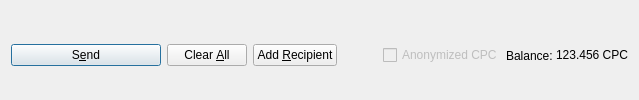
         <widget class="QFrame" name="frame_Send">
          <layout class="QHBoxLayout" name="horizontalLayout">
           <property name="bottomMargin">
            <number>0</number>
           </property>
           <item>
            <widget class="QPushButton" name="sendButton">
             <property name="minimumSize">
              <size>
               <width>150</width>
               <height>0</height>
              </size>
             </property>
             <property name="toolTip">
              <string>Confirm the send action</string>
             </property>
             <property name="text">
              <string>S&amp;end</string>
             </property>
             <property name="icon">
              <iconset resource="../commapluscoin.qrc">
               <normaloff>:/icons/send</normaloff>:/icons/send</iconset>
             </property>
             <property name="autoDefault">
              <bool>false</bool>
             </property>
             <property name="default">
              <bool>true</bool>
             </property>
            </widget>
           </item>
           <item>
            <widget class="QPushButton" name="clearButton">
             <property name="sizePolicy">
              <sizepolicy hsizetype="Minimum" vsizetype="Fixed">
               <horstretch>0</horstretch>
               <verstretch>0</verstretch>
              </sizepolicy>
             </property>
             <property name="toolTip">
              <string>Clear all fields of the form.</string>
             </property>
             <property name="text">
              <string>Clear &amp;All</string>
             </property>
             <property name="icon">
              <iconset resource="../commapluscoin.qrc">
               <normaloff>:/icons/remove</normaloff>:/icons/remove</iconset>
             </property>
             <property name="autoDefault">
              <bool>false</bool>
             </property>
            </widget>
           </item>
           <item>
            <widget class="QPushButton" name="addButton">
             <property name="toolTip">
              <string>Send to multiple recipients at once</string>
             </property>
             <property name="text">
              <string>Add &amp;Recipient</string>
             </property>
             <property name="icon">
              <iconset resource="../commapluscoin.qrc">
               <normaloff>:/icons/add</normaloff>:/icons/add</iconset>
             </property>
             <property name="autoDefault">
              <bool>false</bool>
             </property>
            </widget>
           </item>
           <item>
            <spacer name="horizontalSpacer">
             <property name="orientation">
              <enum>Qt::Horizontal</enum>
             </property>
             <property name="sizeHint" stdset="0">
              <size>
               <width>40</width>
               <height>20</height>
              </size>
             </property>
            </spacer>
           </item>
           <item>
            <layout class="QHBoxLayout" name="horizontalLayout_2">
             <property name="spacing">
              <number>3</number>
             </property>
             <item>
              <widget class="QCheckBox" name="checkzCPC">
               <property name="enabled">
                <bool>false</bool>
               </property>
               <property name="text">
                <string>Anonymized CPC</string>
               </property>
              </widget>
             </item>
             <item>
              <widget class="QLabel" name="label">
               <property name="text">
                <string>Balance:</string>
               </property>
              </widget>
             </item>
             <item>
              <widget class="QLabel" name="labelBalance">
               <property name="sizePolicy">
                <sizepolicy hsizetype="Preferred" vsizetype="Fixed">
                 <horstretch>0</horstretch>
                 <verstretch>0</verstretch>
                </sizepolicy>
               </property>
               <property name="cursor">
                <cursorShape>IBeamCursor</cursorShape>
               </property>
               <property name="text">
                <string notr="true">123.456 CPC</string>
               </property>
               <property name="textInteractionFlags">
                <set>Qt::LinksAccessibleByMouse|Qt::TextSelectableByKeyboard|Qt::TextSelectableByMouse</set>
               </property>
              </widget>
             </item>
            </layout>
           </item>
          </layout>
         </widget>
